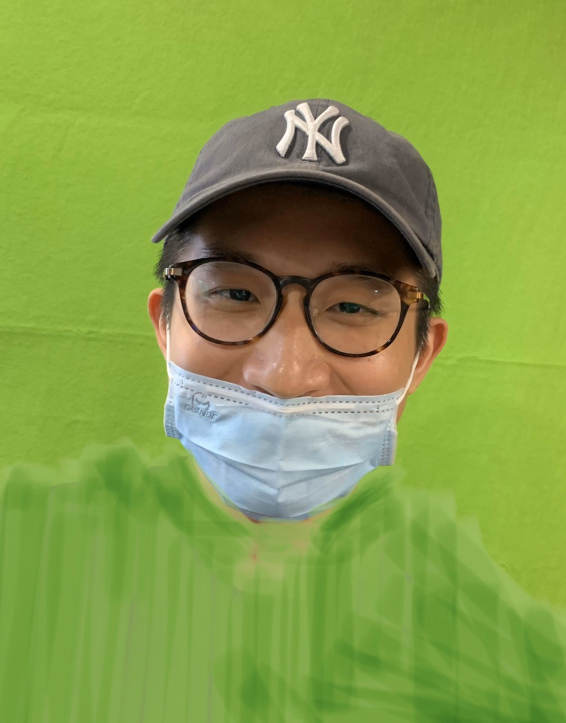
#> input picture stanCode_Projects/my_photoshop/image_contest/calvin.jpg, 1132 x 1446 px (shown at 1/2 size)
$ python best_photoshop_award.py
#> lines starting #> are read from the running program, lines starting #| are printed output that depends on the picture
### stanCode_Projects/my_photoshop/simpleimage.py
#!/usr/bin/env python3

"""
Stanford CS106AP SimpleImage
Nick Parlante, Sonja Johnson-Yu, and Nick Bowman
 -6/2019 version has file reading, pix, and foreach iterator

SimpleImage Features:
Create image:
    image = SimpleImage.blank(400, 200)   # create new image of size
    image = SimpleImage('foo.jpg')        # create from file

Access size
    image.width, image.height

Iterate over all pixels:
    for pixel in image:
        #do something with pixel

Get pix at x,y
    pix = image.get_pix(x, y)
    # pix is RGB tuple like (100, 200, 0)

Set pix at x,y
    image.set_pix(x, y, pix)   # set data by tuple also

Get Pixel object at x,y
    pixel = image.get_pixel(x, y)
    pixel.red = 0
    pixel.blue = 255

Show image on screen
    image.show()

The main() function below demonstrates the above functions as a test.
"""

import sys
# If the following line fails, "Pillow" needs to be installed
from PIL import Image


def clamp(num):
    """
    Return a "clamped" version of the given num,
    converted to be an int limited to the range 0..255 for 1 byte.
    """
    num = int(num)
    if num < 0:
        return 0
    if num >= 256:
        return 255
    return num


class Pixel(object):
    """
    A pixel at an x,y in a SimpleImage.
    Supports set/get .red .green .blue
    and get .x .y
    """
    def __init__(self, image, x, y):
        self.image = image
        self._x = x
        self._y = y

    def __str__(self):
        return 'r:' + str(self.red) + ' g:' + str(self.green) + ' b:' + str(self.blue)

    # Pillow image stores each pixel color as a (red, green, blue) tuple.
    # So the functions below have to unpack/repack the tuple to change anything.

    @property
    def red(self):
        return self.image.px[self._x, self._y][0]

    @red.setter
    def red(self, value):
        rgb = self.image.px[self._x, self._y]
        self.image.px[self._x, self._y] = (clamp(value), rgb[1], rgb[2])

    @property
    def green(self):
        return self.image.px[self._x, self._y][1]

    @green.setter
    def green(self, value):
        rgb = self.image.px[self._x, self._y]
        self.image.px[self._x, self._y] = (rgb[0], clamp(value), rgb[2])

    @property
    def blue(self):
        return self.image.px[self._x, self._y][2]

    @blue.setter
    def blue(self, value):
        rgb = self.image.px[self._x, self._y]
        self.image.px[self._x, self._y] = (rgb[0], rgb[1], clamp(value))

    @property
    def x(self):
        return self._x

    @property
    def y(self):
        return self._y


# color tuples for background color names 'red' 'white' etc.
BACK_COLORS = {
    'white': (255, 255, 255),
    'black': (0, 0, 0),
    'red': (255, 0, 0),
    'green': (0, 255, 0),
    'blue': (0, 0, 255),
}


class SimpleImage(object):
    def __init__(self, filename, width=0, height=0, back_color=None):
        """
        Create a new image. This case works: SimpleImage('foo.jpg')
        To create a blank image use SimpleImage.blank(500, 300)
        The other parameters here are for internal/experimental use.
        """
        # Create pil_image either from file, or making blank
        if filename:
            self.pil_image = Image.open(filename).convert("RGB")
            if self.pil_image.mode != 'RGB':
                raise Exception('Image file is not RGB')
            self._filename = filename  # hold onto
        else:
            if not back_color:
                back_color = 'white'
            color_tuple = BACK_COLORS[back_color]
            if width == 0 or height == 0:
                raise Exception('Creating blank image requires width/height but got {} {}'
                                .format(width, height))
            self.pil_image = Image.new('RGB', (width, height), color_tuple)
        self.px = self.pil_image.load()
        size = self.pil_image.size
        self._width = size[0]
        self._height = size[1]
        self.curr_x = 0
        self.curr_y = 0

    def __iter__(self):
        return self

    # [26 lines left out: functions __next__, increment_curr_counters, blank, file, not called in this run]

    @property
    def width(self):
        """Width of image in pixels."""
        return self._width

    @property
    def height(self):
        """Height of image in pixels."""
        return self._height

    def get_pixel(self, x, y):
        """
        Returns a Pixel at the given x,y, suitable for getting/setting
        .red .green .blue values.
        """
        if x < 0 or x >= self._width or y < 0 or y >= self.height:
            e = Exception('get_pixel bad coordinate x %d y %d (vs. image width %d height %d)' %
                          (x, y, self._width, self.height))
            raise e
        return Pixel(self, x, y)

    # [14 lines left out: functions set_pixel, set_rgb, not called in this run]

    def get_pix(self, x, y):
        """Get pix RGB tuple (200, 100, 50) for the given x,y."""
        return self.px[x, y]

    def set_pix(self, x, y, pix):
        """Set the given pix RGB tuple into the image at the given x,y."""
        self.px[x, y] = pix

    def show(self):
        """Displays the image using an external utility."""
        self.pil_image.show()

    def make_as_big_as(self, image):
        """Resizes image to the shape of the given image"""
        self.pil_image = self.pil_image.resize((image.width, image.height))
        self.px = self.pil_image.load()
        size = self.pil_image.size
        self._width = size[0]
        self._height = size[1]


# [30 lines left out: function main, not called in this run]


# [2 lines that do not run on import are left out]

### stanCode_Projects/my_photoshop/best_photoshop_award.py
"""
File: best_photoshop_award.py
Name: Calvin Chen
----------------------------------
This file creates a photoshopped image
that is going to compete for the 2020 Best
Photoshop Award for SC101P.
Please put all the images you use in image_contest folder
and make sure to choose which award you are aiming at
"""
from simpleimage import SimpleImage

# Controls the threshold of detecting green screen pixel
THRESHOLD = 1.1
# Controls the upper bound for black pixel
BLACK_PIXEL = 150


def combine(back, me):
    """
    I hope I can code as good as Jerry, so I photoshop myself onto Jerry's
    Facebook profile picture to remind myself.
    --------------------------------------------------------------------
    :param back: SimpleImage, the background image, Jerry's Facebook profile picture
    :param me: SimpleImage, green screen figure image
    :return: SimpleImage, the green screen pixels are replaced by pixels background image
    """
    for y in range(back.height):
        for x in range(back.width):
            pixel_me = me.get_pixel(x, y)
            avg = (pixel_me.red + pixel_me.blue + pixel_me.green) // 3
            total = pixel_me.red + pixel_me.blue + pixel_me.green
            if pixel_me.green > avg * THRESHOLD and total > BLACK_PIXEL:
                pixel_bg = back.get_pixel(x, y)
                pixel_me.red = pixel_bg.red
                pixel_me.blue = pixel_bg.blue
                pixel_me.green = pixel_bg.green
    return me


def main():
    """
    This function conducts green screen replacement
    that is able to photoshop a person onto the background.
    """
    fg = SimpleImage('image_contest/calvin.jpg')
#> in __init__, self.pil_image is the input picture: PIL image 1132x1446 RGB; mean R, G, B 134, 159.3, 73.4
    bg = SimpleImage('image_contest/jerry.jpg')
#> call 2 of __init__, with filename = 'image_contest/jerry.jpg', width = 0, height = 0
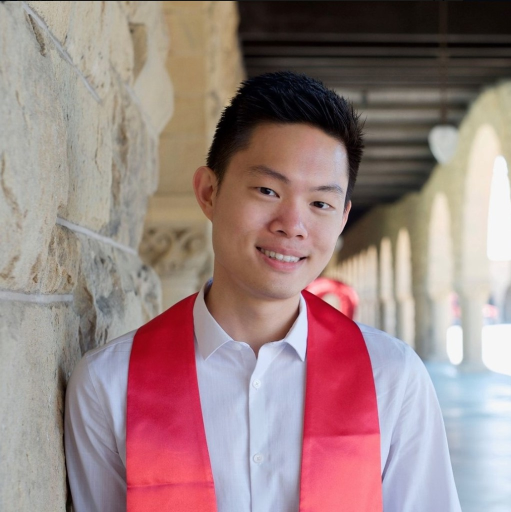
#> input picture stanCode_Projects/my_photoshop/image_contest/jerry.jpg, 1022 x 1024 px (shown at 1/2 size)
#> in __init__, self.pil_image is the input picture: PIL image 1022x1024 RGB; mean R, G, B 156.1, 131.7, 131.1
    bg.make_as_big_as(fg)
#> in make_as_big_as, `self.pil_image = self.pil_image.resize((image.width, image.height))`:
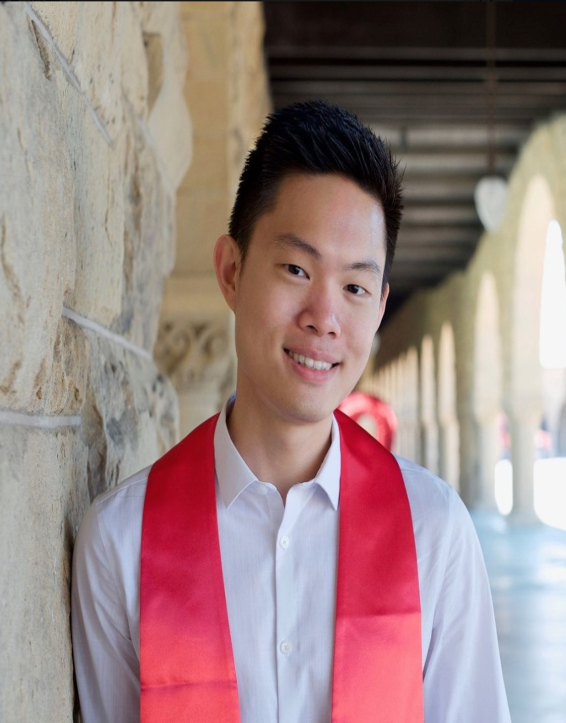
#> self.pil_image: PIL image 1132x1446 RGB (shown at 1/2 size); mean R, G, B 156.1, 131.7, 131.1
    combined_img = combine(bg, fg)
    bg.show()
    combined_img.show()


if __name__ == '__main__':
#> (the run stopped early here; a loop or call above may not have finished)
